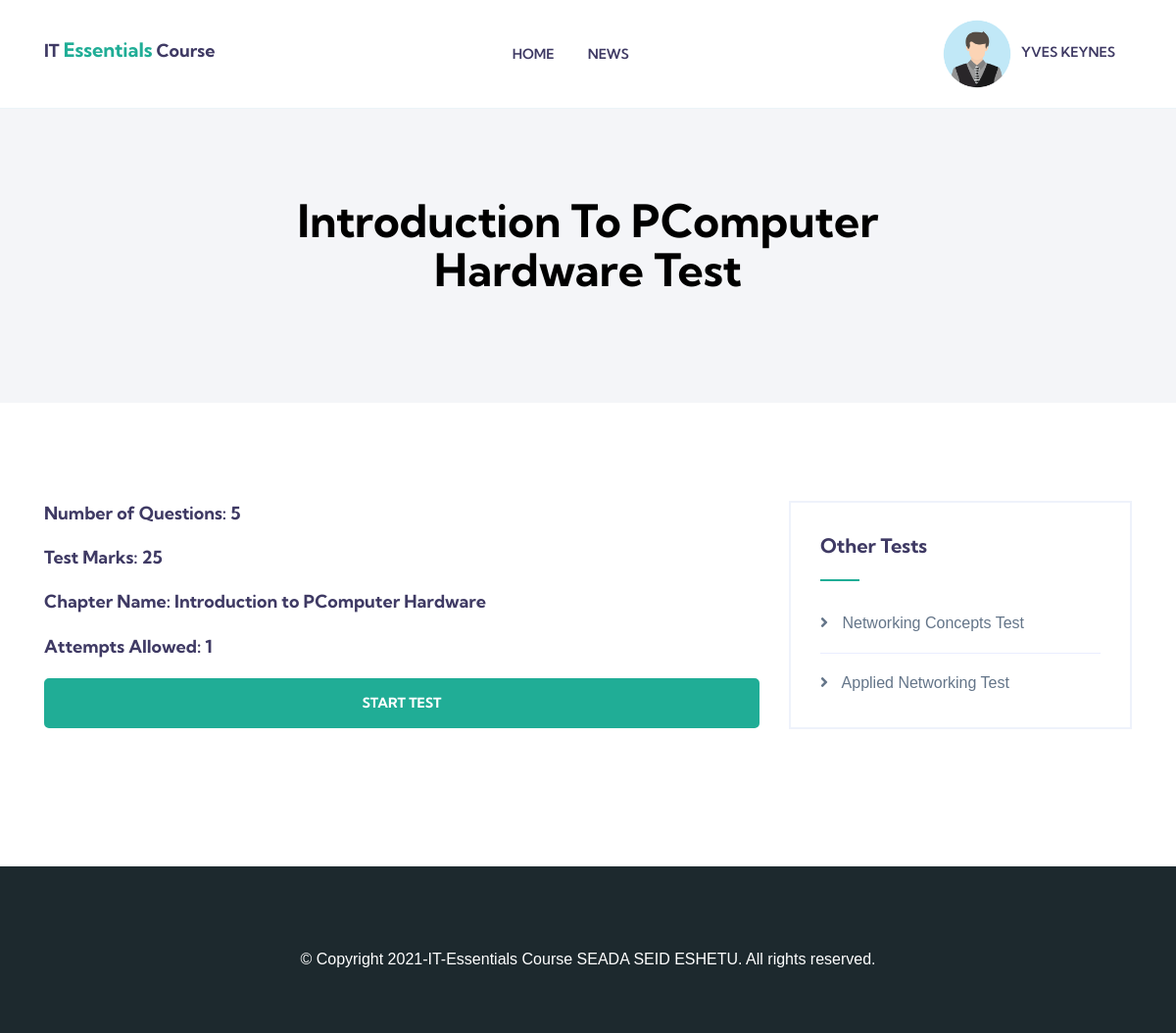
The app's page /it-essentials/1/take-test (signed in) with its own data.
### it_essentials/models.py (models this page shows, shortened)
class StudentProfile(AbstractBaseUser, PermissionsMixin):
    email = models.EmailField(unique=True, max_length=30)
    name = models.CharField(max_length=250)
    profile_image = models.ImageField(upload_to='profile_images',null=True, blank=True, default="me.png")
    is_active = models.BooleanField(default=True)
    is_staff = models.BooleanField(default=False)
    date_joined = models.DateTimeField(default=timezone.now)
    last_login = models.DateTimeField(null=True)
    objects = UserProfileManager()
    USERNAME_FIELD = 'email'
    REQUIRED_FIELDS = ['name']

class Exam(models.Model):
    chapter = models.OneToOneField(Chapter, on_delete=models.CASCADE)

class Chapter(models.Model):
    name = models.CharField(max_length=300)
    content = models.TextField()
    cover_image = models.ImageField(upload_to='chapters_cover_images')
    file_to_download = models.FileField(upload_to='chapter_file', blank=True, null=True)
    created = models.DateTimeField(auto_now_add=True)
    def __str__(self):
        return self.name

### it_essentials/views.py (the view)
# urls.py: path('it-essentials/<int:id>/take-test', take_test, name='take_exam'),
@login_required(login_url='login')
def take_test(request, id):
    exam = Exam.objects.get(chapter=id)
    exams = Exam.objects.exclude(id=exam.id)
    number_of_questions = Question.objects.all().filter(test=exam).count()
    questions = Question.objects.filter(test=exam)
    total_marks = 0
    for question in questions:
        total_marks = total_marks + question.score
    return render(request, 'core/exam.html',{'exam':exam, 'number_of_questions':number_of_questions, 'total_marks':total_marks ,'questions':questions, 'exams':exams})

### it_essentials/templates/core/exam.html
{% extends "index.html" %} {% block container %}
<section class="page-header">
    <div class="container">
        <div class="row justify-content-center">
            <div class="col-lg-8 col-xl-8">
                <div class="title-block">
                    <h1>{{exam.chapter}} Test</h1>
                </div>
            </div>
        </div>
    </div>
</section>
<div class="page-wrapper">
    <div class="container">
        <div class="row">
            <div class="col-lg-8 col-xl-8">
                <div class="post-single">
                    <div class="single-post-content">
                        <h5 class="title"> Number of Questions: {{number_of_questions}}</h5>
                        <h5 class="title"> Test Marks: {{total_marks}}</h5>
                        <h5 class="title"> Chapter Name: {{exam.chapter}}</h5>
                        <h5 class="title"> Attempts Allowed: 1</h5>
                    </div>
                    <a class="btn btn-main btn-block" href=" {% url 'start-exam' exam.id  %}">Start Test</a>
                </div>
            </div>
            {% if exams %}
                <div class="col-lg-4 col-xl-4 ">
                    <div class="blog-sidebar mt-5 mt-lg-0 ">
                        <div class="widget widget_categories ">
                            <h4 class="widget-title ">Other Tests</h4>
                            <ul>
                                {% for exam in exams %}
                                    <li class="cat-item ">
                                        <a href="{% url 'take_exam' exam.id%}">
                                            <i class="fa fa-angle-right "></i>
                                            {{exam.chapter}} Test
                                        </a>
                                    </li>
                                {% endfor %}
                            </ul>
                        </div>
                    </div>
                </div>
            {% endif %}
        </div>
    </div>
</div>
{% endblock container %}

### it_essentials/templates/index.html (shortened to what this page needs)
<!DOCTYPE html>
<html lang="zxx">
{% load static %}
<head>
    <link rel="stylesheet" href="{% static 'assets/vendors/bootstrap/bootstrap.css' %}">
    <link rel="stylesheet" href="{% static 'assets/vendors/fontawesome/css/all.css' %}">
    <link rel="stylesheet" href="{% static 'assets/vendors/flaticon/flaticon.css' %}">
    <link rel="stylesheet" href="{% static 'assets/vendors/animate-css/animate.css' %}">
    <link rel="stylesheet" href="{% static 'assets/vendors/owl/assets/owl.carousel.min.css' %}">
    <link rel="stylesheet" href="{% static 'assets/vendors/owl/assets/owl.theme.default.min.css' %}">
    <link rel="stylesheet" href="{% static 'assets/css/style.css' %}">
    <link rel="stylesheet" href="{% static 'assets/css/responsive.css' %}">
    <link rel="stylesheet" href="https://use.fontawesome.com/releases/v5.8.2/css/all.css">
</head>
<body id="top-header">
    <header>
        <div class="site-navigation main_menu menu-style-2" id="mainmenu-area">
            <nav class="navbar navbar-expand-lg">
                <div class="container">
                    <a class="navbar-brand" href="{% url 'homepage' %}">
                        <h5>IT <span class="brand-name">Essentials</span> Course</h5>
                    </a>
                    <div class="collapse navbar-collapse" id="navbarMenu">
                        <ul class="navbar-nav mx-auto">
                            <li class="nav-item ">
                                <a href="{% url 'homepage' %}" class="nav-link js-scroll-trigger">
                                    home
                                </a>
                            </li>
                            <li class="nav-item ">
                                <a href="{% url 'news' %}" class="nav-link">
                                    News
                                </a>
                            </li>
                        </ul>
                        {% if user.is_authenticated %}
                        <ul class="navbar-nav">
                            <li class="nav-item dropdown">
                                <a class="nav-link dropdown-toggle" href="#" id="navbar3" role="button"
                                    data-toggle="dropdown" aria-haspopup="true" aria-expanded="false">
                                    <img class="rounded-circle" src="{{user.profile_image.url}}" width="30"
                                        alt="bgvf">
                                    &nbsp; <span>{{user.name|title}}</span>
                                </a>
                            </li>
                        </ul>
                        {% else %}
                        <div class="header-login">
                            <a href="{% url 'login' %}" class="btn btn-solid-border btn-sm ">Log In</a>
                            <a href="{% url 'signup' %}" class="btn btn-main btn-sm">sign up</a>
                        </div>
                        {% endif %}
                    </div>
                </div>
            </nav>
        </div>
    </header>
    {% block container %}
    {% endblock container %}
    <section class="footer-2">
        <div class="container">
            <div class="copyright text-left text-center">
                <p class="right">© Copyright 2021-IT-Essentials Course SEADA SEID ESHETU. All rights reserved.</a> </p>
            </div>
        </div>
    </section>
</body>
</html>

### static/assets/css/responsive.css (style rules this page uses)
@media (min-width: 992px) and (max-width: 1200px) { .site-navigation { padding: 0px 20px; } }

### it_essentials/templates/index.html (style rules this page uses)
.rounded-circle { width: 70px; height: 70px; }
.right { color: white; padding-bottom: 60px; }
.brand-name { color: #20ad96; font-size: 20px; }

### records on screen
StudentProfile: profile_image (picture), name "YVES KEYNES"
Exam: chapter "Introduction To PComputer Hardware", chapter "Introduction to PComputer Hardware"
Exam: chapter "Networking Concepts"
Exam: chapter "Applied Networking"

### other values on screen
{{ number_of_questions }} "5"
{{ total_marks }} "25"
